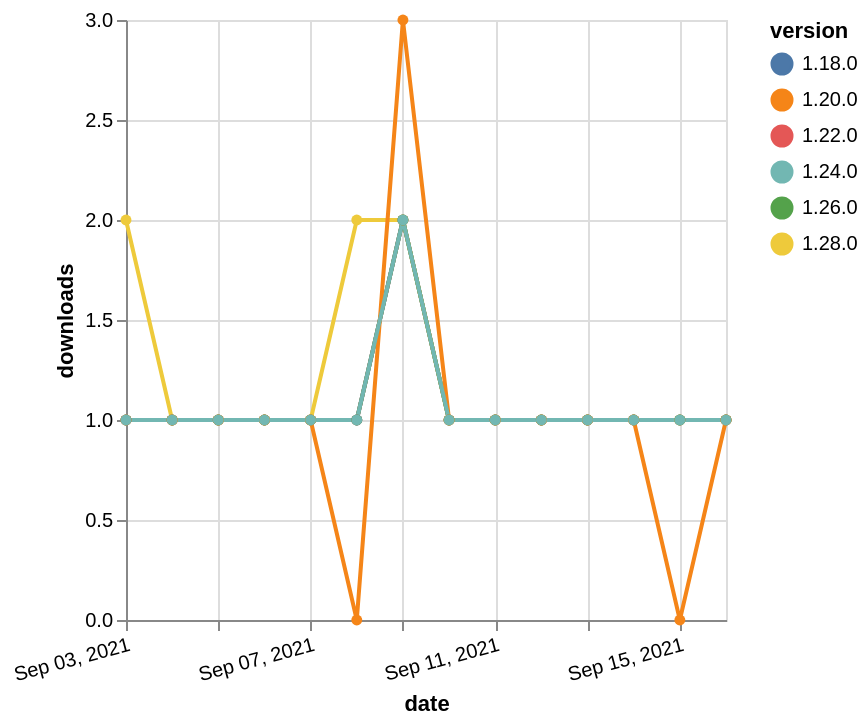

Specify this chart in Vega-Lite:
### Vega-Lite specification from a JSON file in a GitHub repository (floating-point values rounded to 4 significant figures)
{"$schema": "https://vega.github.io/schema/vega-lite/v5.json", "description": "A simple bar chart with embedded data.", "data": {"values": [{"date": "2021-09-03", "total": 226, "delta": 1, "version": "1.18.0"}, {"date": "2021-09-04", "total": 227, "delta": 1, "version": "1.18.0"}, {"date": "2021-09-05", "total": 228, "delta": 1, "version": "1.18.0"}, {"date": "2021-09-06", "total": 229, "delta": 1, "version": "1.18.0"}, {"date": "2021-09-07", "total": 230, "delta": 1, "version": "1.18.0"}, {"date": "2021-09-08", "total": 231, "delta": 1, "version": "1.18.0"}, {"date": "2021-09-09", "total": 233, "delta": 2, "version": "1.18.0"}, {"date": "2021-09-10", "total": 234, "delta": 1, "version": "1.18.0"}, {"date": "2021-09-11", "total": 235, "delta": 1, "version": "1.18.0"}, {"date": "2021-09-12", "total": 236, "delta": 1, "version": "1.18.0"}, {"date": "2021-09-13", "total": 237, "delta": 1, "version": "1.18.0"}, {"date": "2021-09-14", "total": 238, "delta": 1, "version": "1.18.0"}, {"date": "2021-09-15", "total": 239, "delta": 1, "version": "1.18.0"}, {"date": "2021-09-16", "total": 240, "delta": 1, "version": "1.18.0"}, {"date": "2021-09-03", "total": 179, "delta": 1, "version": "1.22.0"}, {"date": "2021-09-04", "total": 180, "delta": 1, "version": "1.22.0"}, {"date": "2021-09-05", "total": 181, "delta": 1, "version": "1.22.0"}, {"date": "2021-09-06", "total": 182, "delta": 1, "version": "1.22.0"}, {"date": "2021-09-07", "total": 183, "delta": 1, "version": "1.22.0"}, {"date": "2021-09-08", "total": 184, "delta": 1, "version": "1.22.0"}, {"date": "2021-09-09", "total": 186, "delta": 2, "version": "1.22.0"}, {"date": "2021-09-10", "total": 187, "delta": 1, "version": "1.22.0"}, {"date": "2021-09-11", "total": 188, "delta": 1, "version": "1.22.0"}, {"date": "2021-09-12", "total": 189, "delta": 1, "version": "1.22.0"}, {"date": "2021-09-13", "total": 190, "delta": 1, "version": "1.22.0"}, {"date": "2021-09-14", "total": 191, "delta": 1, "version": "1.22.0"}, {"date": "2021-09-15", "total": 192, "delta": 1, "version": "1.22.0"}, {"date": "2021-09-16", "total": 193, "delta": 1, "version": "1.22.0"}, {"date": "2021-09-03", "total": 119, "delta": 2, "version": "1.28.0"}, {"date": "2021-09-04", "total": 120, "delta": 1, "version": "1.28.0"}, {"date": "2021-09-05", "total": 121, "delta": 1, "version": "1.28.0"}, {"date": "2021-09-06", "total": 122, "delta": 1, "version": "1.28.0"}, {"date": "2021-09-07", "total": 123, "delta": 1, "version": "1.28.0"}, {"date": "2021-09-08", "total": 125, "delta": 2, "version": "1.28.0"}, {"date": "2021-09-09", "total": 127, "delta": 2, "version": "1.28.0"}, {"date": "2021-09-10", "total": 128, "delta": 1, "version": "1.28.0"}, {"date": "2021-09-11", "total": 129, "delta": 1, "version": "1.28.0"}, {"date": "2021-09-12", "total": 130, "delta": 1, "version": "1.28.0"}, {"date": "2021-09-13", "total": 131, "delta": 1, "version": "1.28.0"}, {"date": "2021-09-14", "total": 132, "delta": 1, "version": "1.28.0"}, {"date": "2021-09-15", "total": 133, "delta": 1, "version": "1.28.0"}, {"date": "2021-09-16", "total": 134, "delta": 1, "version": "1.28.0"}, {"date": "2021-09-03", "total": 169, "delta": 1, "version": "1.26.0"}, {"date": "2021-09-04", "total": 170, "delta": 1, "version": "1.26.0"}, {"date": "2021-09-05", "total": 171, "delta": 1, "version": "1.26.0"}, {"date": "2021-09-06", "total": 172, "delta": 1, "version": "1.26.0"}, {"date": "2021-09-07", "total": 173, "delta": 1, "version": "1.26.0"}, {"date": "2021-09-08", "total": 174, "delta": 1, "version": "1.26.0"}, {"date": "2021-09-09", "total": 176, "delta": 2, "version": "1.26.0"}, {"date": "2021-09-10", "total": 177, "delta": 1, "version": "1.26.0"}, {"date": "2021-09-11", "total": 178, "delta": 1, "version": "1.26.0"}, {"date": "2021-09-12", "total": 179, "delta": 1, "version": "1.26.0"}, {"date": "2021-09-13", "total": 180, "delta": 1, "version": "1.26.0"}, {"date": "2021-09-14", "total": 181, "delta": 1, "version": "1.26.0"}, {"date": "2021-09-15", "total": 182, "delta": 1, "version": "1.26.0"}, {"date": "2021-09-16", "total": 183, "delta": 1, "version": "1.26.0"}, {"date": "2021-09-03", "total": 187, "delta": 1, "version": "1.20.0"}, {"date": "2021-09-04", "total": 188, "delta": 1, "version": "1.20.0"}, {"date": "2021-09-05", "total": 189, "delta": 1, "version": "1.20.0"}, {"date": "2021-09-06", "total": 190, "delta": 1, "version": "1.20.0"}, {"date": "2021-09-07", "total": 191, "delta": 1, "version": "1.20.0"}, {"date": "2021-09-08", "total": 191, "delta": 0, "version": "1.20.0"}, {"date": "2021-09-09", "total": 194, "delta": 3, "version": "1.20.0"}, {"date": "2021-09-10", "total": 195, "delta": 1, "version": "1.20.0"}, {"date": "2021-09-11", "total": 196, "delta": 1, "version": "1.20.0"}, {"date": "2021-09-12", "total": 197, "delta": 1, "version": "1.20.0"}, {"date": "2021-09-13", "total": 198, "delta": 1, "version": "1.20.0"}, {"date": "2021-09-14", "total": 199, "delta": 1, "version": "1.20.0"}, {"date": "2021-09-15", "total": 199, "delta": 0, "version": "1.20.0"}, {"date": "2021-09-16", "total": 200, "delta": 1, "version": "1.20.0"}, {"date": "2021-09-03", "total": 145, "delta": 1, "version": "1.24.0"}, {"date": "2021-09-04", "total": 146, "delta": 1, "version": "1.24.0"}, {"date": "2021-09-05", "total": 147, "delta": 1, "version": "1.24.0"}, {"date": "2021-09-06", "total": 148, "delta": 1, "version": "1.24.0"}, {"date": "2021-09-07", "total": 149, "delta": 1, "version": "1.24.0"}, {"date": "2021-09-08", "total": 150, "delta": 1, "version": "1.24.0"}, {"date": "2021-09-09", "total": 152, "delta": 2, "version": "1.24.0"}, {"date": "2021-09-10", "total": 153, "delta": 1, "version": "1.24.0"}, {"date": "2021-09-11", "total": 154, "delta": 1, "version": "1.24.0"}, {"date": "2021-09-12", "total": 155, "delta": 1, "version": "1.24.0"}, {"date": "2021-09-13", "total": 156, "delta": 1, "version": "1.24.0"}, {"date": "2021-09-14", "total": 157, "delta": 1, "version": "1.24.0"}, {"date": "2021-09-15", "total": 158, "delta": 1, "version": "1.24.0"}, {"date": "2021-09-16", "total": 159, "delta": 1, "version": "1.24.0"}]}, "width": "container", "mark": {"type": "line", "point": {"filled": true}}, "encoding": {"x": {"field": "date", "type": "temporal", "timeUnit": "yearmonthdate", "title": "date", "axis": {"labelAngle": -15}}, "y": {"field": "delta", "type": "quantitative", "title": "downloads"}, "color": {"field": "version", "type": "nominal"}, "tooltip": {"field": "delta"}}}
